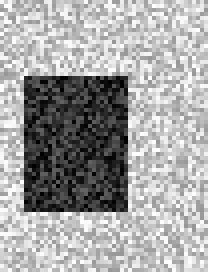
#> input picture PS4/input_images/test_images/test_hlk2.png, 52 x 68 px, given in place of Shift0.png, which was not available (shown 4 times larger)
$ python experiment.py   (older library calls are emulated)
#> lines starting #> are read from the running program, lines starting #| are printed output that depends on the picture; pictures that were not available may be replaced by others from this repository, and a replacement may not be noted
### PS4/ps4.py
"""Problem Set 4: Motion Detection"""

import cv2
import numpy as np
from numpy.lib.stride_tricks import as_strided


# Utility function
# [51 lines left out: functions read_video, normalize_and_scale, not called in this run]


# Assignment code
def gradient_x(image):
    """Computes image gradient in X direction.

    Use cv2.Sobel to help you with this function. Additionally you
    should set cv2.Sobel's 'scale' parameter to one eighth and ksize
    to 3.

    Args:
        image (numpy.array): grayscale floating-point image with values in [0.0, 1.0].

    Returns:
        numpy.array: image gradient in the X direction. Output
                     from cv2.Sobel.
    """
    scale = 1/8
    delta = 0
    #ddepth = cv2.CV_16S
    ddepth = -1

    grad_x = cv2.Sobel(image, ddepth, 1, 0, ksize=3, scale=scale, delta=delta, borderType=cv2.BORDER_DEFAULT)

    return grad_x


def gradient_y(image):
    """Computes image gradient in Y direction.

    Use cv2.Sobel to help you with this function. Additionally you
    should set cv2.Sobel's 'scale' parameter to one eighth and ksize
    to 3.

    Args:
        image (numpy.array): grayscale floating-point image with values in [0.0, 1.0].

    Returns:
        numpy.array: image gradient in the Y direction.
                     Output from cv2.Sobel.
    """

    scale = 1/8
    delta = 0
    #ddepth = cv2.CV_16S
    ddepth = -1

    grad_y = cv2.Sobel(image, ddepth, 0, 1, ksize=3, scale=scale, delta=delta, borderType=cv2.BORDER_DEFAULT)

    return grad_y


def optic_flow_lk(img_a, img_b, k_size, k_type, sigma=1,method=0):
    """Computes optic flow using the Lucas-Kanade method.

    For efficiency, you should apply a convolution-based method.

    Note: Implement this method using the instructions in the lectures
    and the documentation.

    You are not allowed to use any OpenCV functions that are related
    to Optic Flow.

    Args:
        img_a (numpy.array): grayscale floating-point image with
                             values in [0.0, 1.0].
        img_b (numpy.array): grayscale floating-point image with
                             values in [0.0, 1.0].
        k_size (int): size of averaging kernel to use for weighted
                      averages. Here we assume the kernel window is a
                      square so you will use the same value for both
                      width and height.
        k_type (str): type of kernel to use for weighted averaging,
                      'uniform' or 'gaussian'. By uniform we mean a
                      kernel with the only ones divided by k_size**2.
                      To implement a Gaussian kernel use
                      cv2.getGaussianKernel. The autograder will use
                      'uniform'.
        sigma (float): sigma value if gaussian is chosen. Default
                       value set to 1 because the autograder does not
                       use this parameter.

    Returns:
        tuple: 2-element tuple containing:
            U (numpy.array): raw displacement (in pixels) along
                             X-axis, same size as the input images,
                             floating-point type.
            V (numpy.array): raw displacement (in pixels) along
                             Y-axis, same size and type as U.
    """
    m,n = img_a.shape[:2]
    Ix = gradient_x(img_a)
    Iy = gradient_y(img_a)
    It = img_b-img_a
    Ixx = Ix*Ix
    Ixy = Ix*Iy
    Iyy = Iy*Iy

    Ixt = Ix*It
    Iyt = Iy*It


    if k_type=='uniform':
        kernel = np.ones((k_size,k_size))/(k_size**2)
        sx2 = cv2.filter2D(Ixx, ddepth=-1, kernel= kernel)
        sy2 = cv2.filter2D(Iyy, ddepth=-1, kernel=kernel)
        sxsy = cv2.filter2D(Ixy, ddepth=-1, kernel= kernel)
        sxst = -1*cv2.filter2D(Ixt, ddepth=-1, kernel= kernel)
        syst = -1*cv2.filter2D(Iyt, ddepth=-1, kernel= kernel)
    else:
        #get the wighted sums
        sx2 = cv2.GaussianBlur(Ixx,(k_size,k_size),sigma)
        sy2 = cv2.GaussianBlur(Iyy,(k_size,k_size),sigma)
        sxsy = cv2.GaussianBlur(Ixy,(k_size,k_size),sigma)
        sxst = -1*cv2.GaussianBlur(Ixt,(k_size,k_size),sigma)
        syst = -1*cv2.GaussianBlur(Iyt,(k_size,k_size),sigma)

    #A matrix
    A = np.array([[sx2,sxsy],
                 [sxsy,sy2]]) # this is 2,2,m,n
    A = np.transpose(A,(2,3,0,1))  # this is now m,n ,2 ,2 --> converted this way to use np.linalg
    det = np.linalg.det(A)
    eig = np.linalg.eigvals(A)
    #just to make sure we are not dividing by 0
    eig[:,:,1][eig[:,:,1]==0] = 1e-20
    eig_ratio = eig[:,:,0]/eig[:,:,1]


    #B matrix
    B = np.array([sxst,syst]) # 2,m,n
    B = np.transpose(B,(1,2,0)) # this is now m,n ,2 --> converted this way to use np.linalg

    uv = np.zeros((m,n,2))
    epsilon = 1e-20
    #add more to the filter --> eig values need to be big && almost equal
    if method == 0:
        mask = (det > epsilon) & (eig[:,:,0] > 0.000001) & (eig_ratio < 100)
    else:
        mask = (det > epsilon)

    #vu = np.linalg.pinv(A)@B
    uv[mask,:] = np.linalg.solve(A[mask,:,:], B[mask,:])

    return uv[:,:,0], uv[:,:,1]


# [359 lines left out: functions reduce_image, gaussian_pyramid, create_combined_img, expand_image, laplacian_pyramid, warp and 4 more, not called in this run]


### PS4/experiment.py
"""Problem Set 4: Motion Detection"""

import os

import cv2
import numpy as np
from sklearn.tree import DecisionTreeClassifier
import ps4

# I/O directories
input_dir = "input_images"
output_dir = "./"

# Utility code
# [71 lines left out: functions quiver, scale_u_and_v, not called in this run]

def part_1a():

    shift_0 = cv2.imread(os.path.join(input_dir, 'TestSeq',
                                      'Shift0.png'), 0) / 255.
#> shift_0: shape (68, 52) float64; min 0, max 0.996, mean 0.641
    shift_r2 = cv2.imread(os.path.join(input_dir, 'TestSeq',
                                       'ShiftR2.png'), 0) / 255.
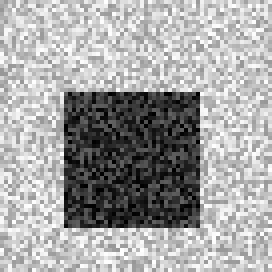
#> input picture PS4/input_images/test_images/test_hlk4.png, 68 x 68 px, given in place of ShiftR2.png, which was not available (shown 4 times larger)
#> shift_r2: shape (68, 68) float64; min 0, max 0.996, mean 0.642
    shift_r5_u5 = cv2.imread(os.path.join(input_dir, 'TestSeq',
                                          'ShiftR5U5.png'), 0) / 255.

    # Optional: smooth the images if LK doesn't work well on raw images
    k_size = 25  # TODO: Select a kernel size
    k_type = "uniform"  # TODO: Select a kernel type
    sigma = 0  # TODO: Select a sigma value if you are using a gaussian kernel
    u, v = ps4.optic_flow_lk(shift_0, shift_r2, k_size, k_type, sigma)
#> in gradient_x, `grad_x = cv2.Sobel(image, ddepth, 1, 0, ksize=3, scale=scale, delta=de..`:
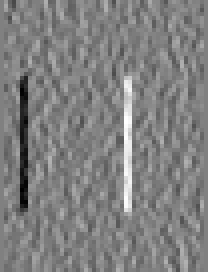
#> grad_x: shape (68, 52) float64 (shown 4 times larger); min -0.395, max 0.388, mean -0.000664; drawn with min black and max white
#> in gradient_y, `grad_y = cv2.Sobel(image, ddepth, 0, 1, ksize=3, scale=scale, delta=de..`:
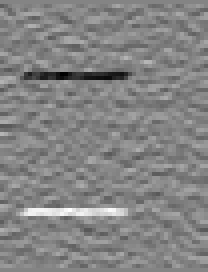
#> grad_y: shape (68, 52) float64 (shown 4 times larger); min -0.436, max 0.403, mean -9.91e-05; drawn with min black and max white

    # Flow image
    u_v = quiver(u, v, scale=3, stride=10)
    cv2.imwrite(os.path.join(output_dir, "ps4-1-a-1.png"), u_v)

    # Now let's try with ShiftR5U5. You may want to try smoothing the
    # input images first.
    shift_0_blur = cv2.GaussianBlur(src=shift_0,ksize=(11,11),sigmaX=sigma,sigmaY=sigma)
    shift_r5_blur = cv2.GaussianBlur(src=shift_r5_u5,ksize=(11,11),sigmaX=sigma,sigmaY=sigma)
    k_size = 45 # TODO: Select a kernel size
    k_type = "uniform"  # TODO: Select a kernel type
    sigma = 0 # TODO: Select a sigma value if you are using a gaussian kernel
    u, v = ps4.optic_flow_lk(shift_0_blur, shift_r5_blur, k_size, k_type, sigma)

    # Flow image
    u_v = quiver(u, v, scale=3, stride=10)
    cv2.imwrite(os.path.join(output_dir, "ps4-1-a-2.png"), u_v)


# [397 lines left out: functions part_1b, part_2, part_3a_1, part_3a_2, part_4a, part_4b and 3 more, not called in this run]

def nothing(x):
	pass

if __name__ == '__main__':

#> (the run stopped early here; a loop or call above may not have finished)
